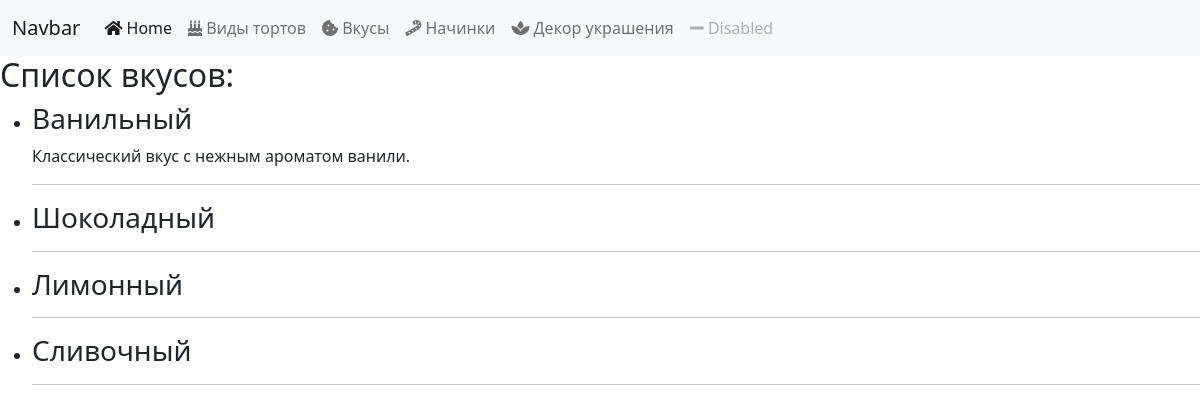
The page /tastes/ on the database as committed earlier.
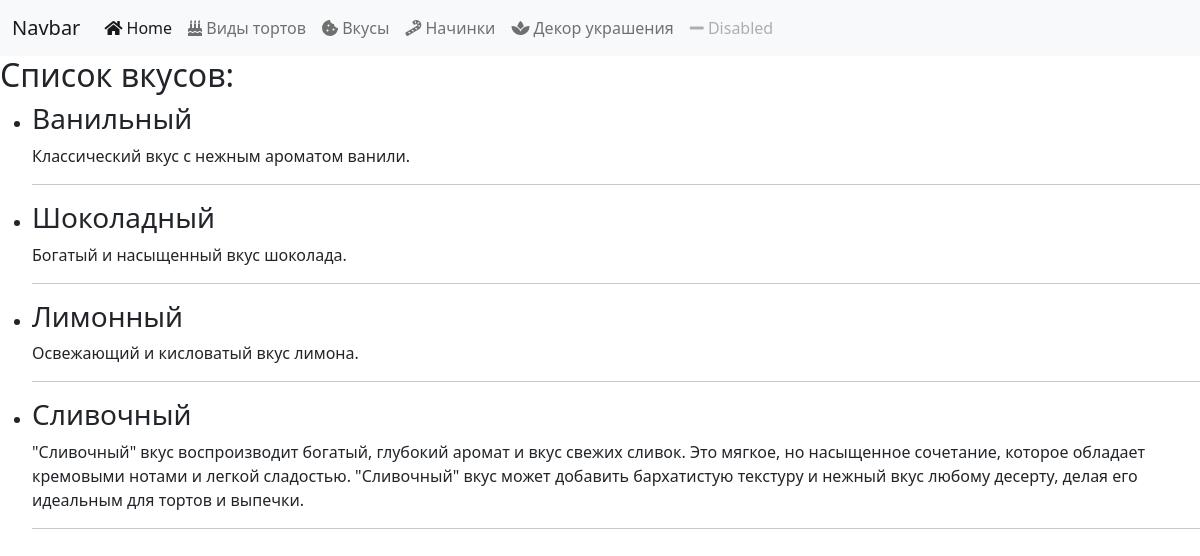
The same page on the database as committed later.
### pastries/models.py (models this page shows, shortened)
class Taste(models.Model):
    name = models.CharField(max_length=200)
    description = models.TextField(blank=True, null=True)

### pastries/views.py (the view)
# urls.py: path('tastes/', views.specific_taste_view),
def specific_taste_view(request):
    if request.method == "GET":
        taste_names = Taste.objects.values_list('name', flat=True).distinct()
        specific_tastes = Taste.objects.filter(name__in=taste_names)
        context_data = {
            "specific_tastes": specific_tastes
        }
        return render(request, "pastries/specific_tastes.html", context=context_data)

### pastries/templates/pastries/specific_tastes.html
{% extends 'layouts/index.html' %}
{% block content %}
    <h2>Список вкусов:</h2>
    <ul>
        {% for taste in specific_tastes %}
            <li>
                <h3>{{ taste.name }}</h3>
                <p>{{ taste.description }}</p>
                <hr>
            </li>
        {% empty %}
            <li>В данный момент нет доступных вкусов.</li>
        {% endfor %}
    </ul>
{% endblock %}

Rows that differ between the two databases and show on the page:
changed Taste "Шоколадный": description (not shown) → "Богатый и насыщенный вкус шоколада."
changed Taste "Лимонный": description (not shown) → "Освежающий и кисловатый вкус лимона."
changed Taste "Сливочный": description (not shown) → "\"Сливочный\" вкус воспроизводит богатый, глубокий аромат и вкус свежих сливок. Это мягкое, но насыщенное сочетание, которое обладает кремовыми нотами и легкой сладостью. \"Сливочный\" вкус может добавить бархатистую текстуру и нежный вкус любому десерту, делая его идеальным для тортов и выпечки."
